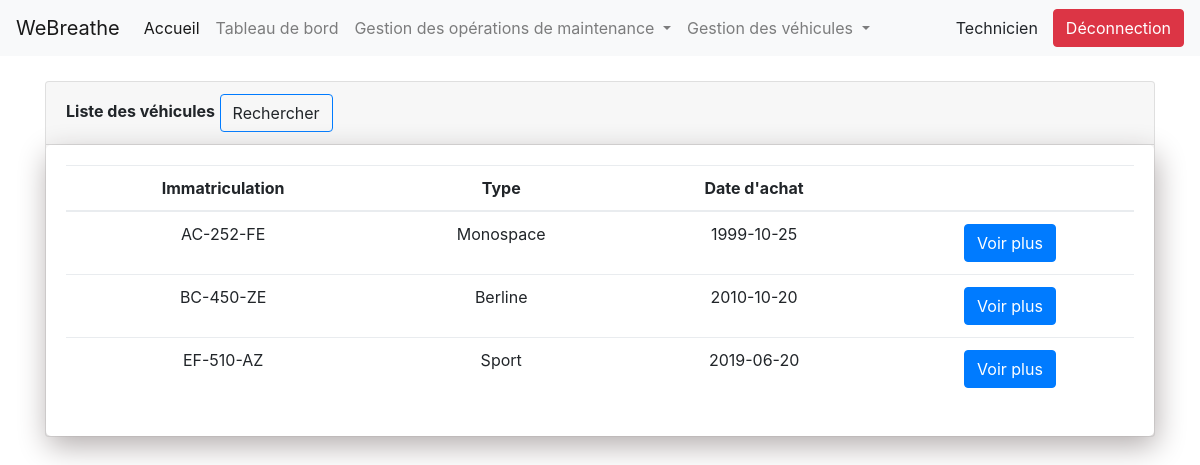
Screenshot of /listVehicules.php (signed in) with the database file from the repository.
### tables this page shows
CREATE TABLE IF NOT EXISTS `vehicules` (
  `immatriculation` varchar(255) NOT NULL,
  `type` varchar(255) NOT NULL,
  `dateAchat` date NOT NULL,
  PRIMARY KEY (`immatriculation`)
);

### listVehicules.php (the view, shortened to what this page needs)
<html>
<?php
require 'function/check.php';
require 'header.php';
?>
<body>
    <?php require_once 'navbar.php'; ?>
    <div class="container">
        <div class="card margintop25">
            <div class="card-header">
                <strong>Liste des véhicules</strong>
                <a class="btn btn-outline-primary search-btn">Rechercher</a>
            </div>
            <section class="block">
                <div class="table-responsive m-b-40">
                    <table class="table table-borderless table-data3">
                        <thead>
                            <tr>
                                <th class="center">Immatriculation</th>
                                <th class="center">Type</th>
                                <th class="center">Date d'achat</th>
                                <th></th>
                            </tr>
                        </thead>
                        <tbody>
                            <?php
                            $result = $db->query('SELECT * FROM vehicules');
                            while ($row = $result->fetch()) {
                                echo '
                                <tr>
                                    <td class="center">' . $row['immatriculation'] . '</td>
                                    <td class="center">'.$row['type'].'</td>
                                    <td class="center">'.$row['dateAchat'].'</td>
                                    <td class="center"><a href="showVehicule.php?immat='.$row['immatriculation'].'" class="btn btn-primary">Voir plus</a></td>
                                </tr>';
                            }
                            ?>
                        </tbody>
                    </table>
                </div>
            </section>
        </div>
    </div>
</body>
</html>

### asset/main.css (style rules this page uses)
.block { border-style: none ; border-width: 1px; border-radius: 5px; padding: 20px; box-shadow: 2px 10px 30px #b3adad; }
.center { text-align: center; }
.margintop25 { margin-top:25px; }

### rows the page displays
vehicules: immatriculation "AC-252-FE", type "Monospace", dateAchat "1999-10-25"
vehicules: immatriculation "BC-450-ZE", type "Berline", dateAchat "2010-10-20"
vehicules: immatriculation "EF-510-AZ", type "Sport", dateAchat "2019-06-20"

### other values shown
$role_user "Technicien"
